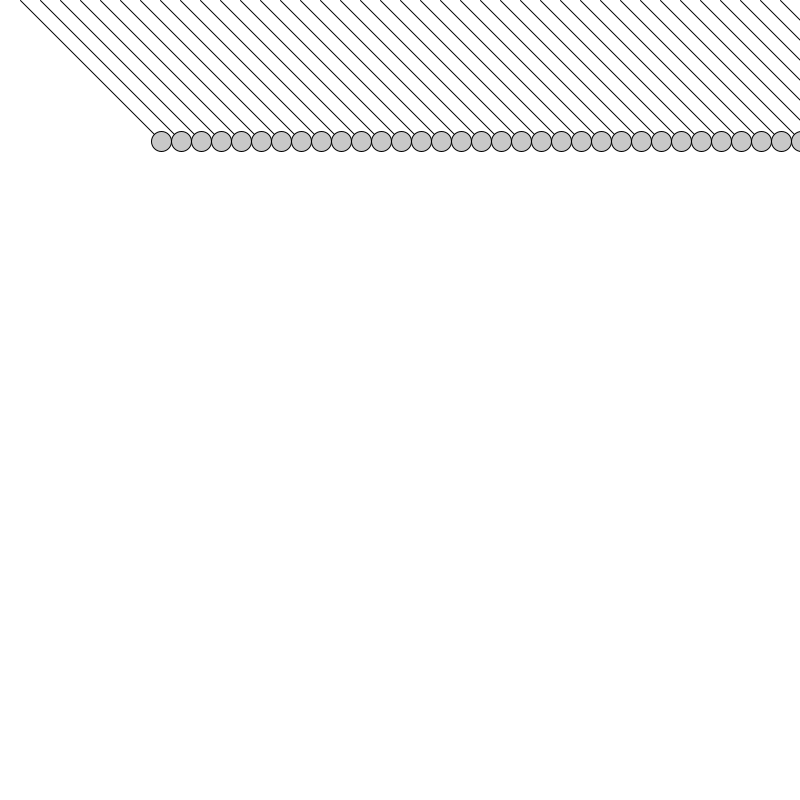
Frame 1 (no input)
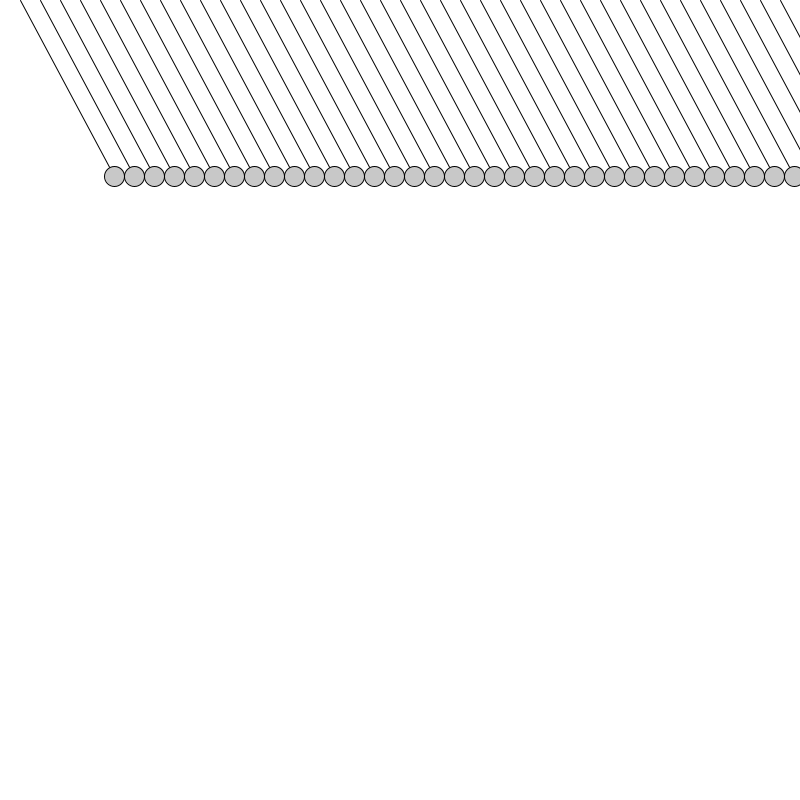
Frame 60 (the mouse pressed at the canvas centre just before this capture)
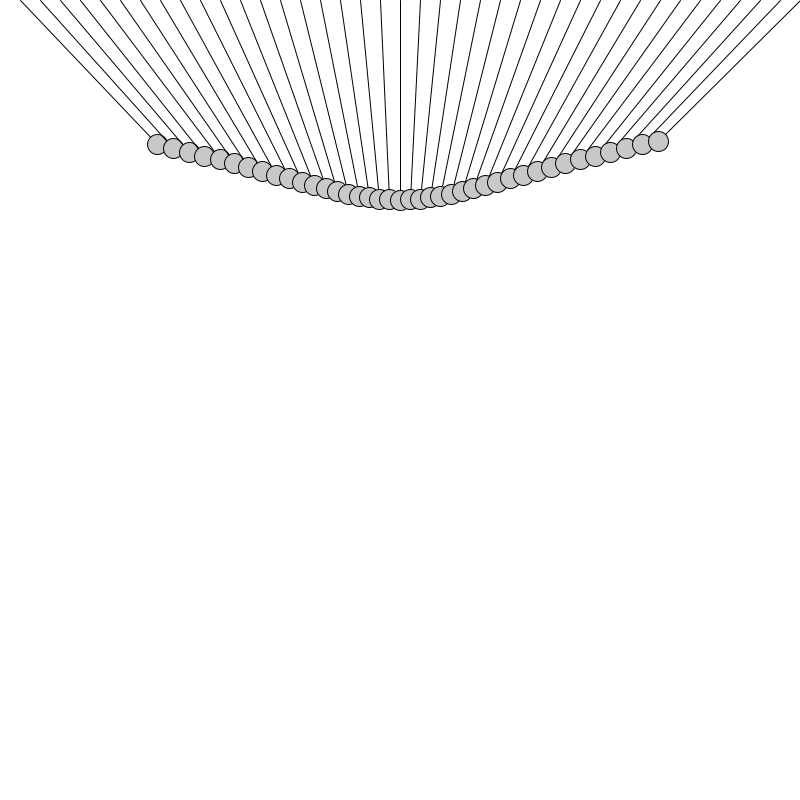
Frame 120 (the mouse held since frame 60 and released just before this capture)

The Processing sketch that drew these frames (run headless with seeded random() and noise(); from frame 60 on, the mouse is pressed at the canvas centre):

// Processing sketch: Pendulum
// ── Pendulum.pde


float len=150;
int space=20;
Bob[] bob;
void setup() {
  size(800, 800);
  bob=new Bob[width/space];
  for (int i=0; i<bob.length; i+=1)
  {
    println(i*space);
    bob[i]=new Bob((i+1)*space, 0, 200, 20);
    bob[i].display();
  }
}
void draw() {
  background(255);
  stroke(0);
  fill(0, 50);
  for (int i=0; i<bob.length; i++)
  {
    if (mousePressed) {
      // acc=0;
      bob[i].vel=0;
      float sx=mouseX-bob[i].origin.x;
      float sy=mouseY-bob[i].origin.y;
      float theta=atan(sy/sx);
      if (theta>0) {
        bob[i].angle=(PI/2)-theta;
        println(tan(theta));
      } else {
        bob[i].angle=((PI/2)+(theta));
        bob[i].angle-=2*bob[i].angle;
      }
    }


    bob[i].update();
    bob[i].display();
  }
}

// ── Bob.pde
class Bob
{
  PVector origin;  
  PVector location;  
  float len;
  float mass;
  float angle=PI/4;
  float acc=0;
  float vel=0;


  Bob(float _x, float _y, float _len, float _m) {
    len=_len;
    origin=new PVector(_x, _y);    
    location=new PVector(_x, _len);    
    mass=_m;
  }
  void update() {
    location.x= origin.x+(len)*sin(angle);
    location.y= origin.y+(len)*cos(angle);

    acc=-0.01*sin(angle);
    vel+=acc;
    angle+=vel;
    vel*=0.99;
  }
  void display() {
    line(origin.x, origin.y, location.x, location.y);
    fill(200);
    ellipse(location.x, location.y, mass, mass);
  }
}
